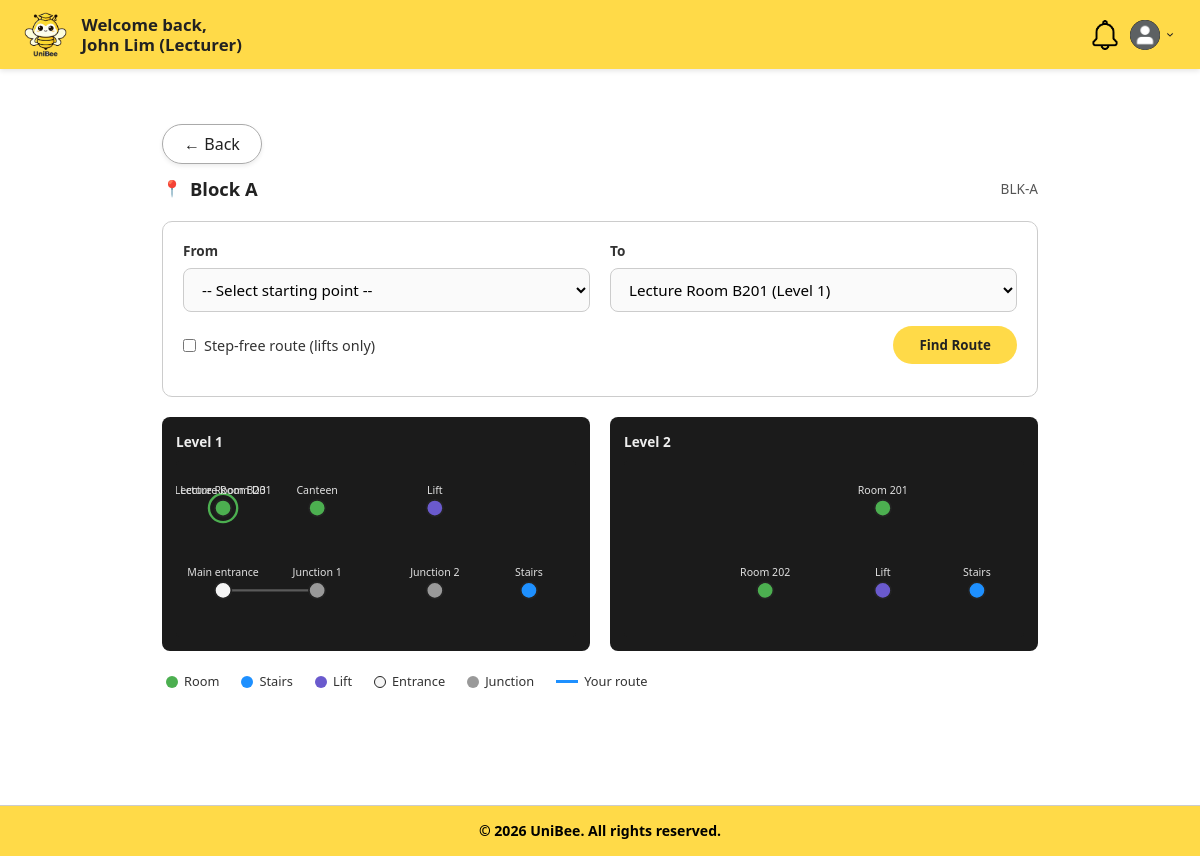
Screenshot of /boundary/facilityLocationTrackingPage.php?facility=1 (signed in) with the database file from the repository.
### tables this page shows
CREATE TABLE CampusBuildings (
    id INT PRIMARY KEY AUTO_INCREMENT,
    universityId INT NOT NULL,
    buildingName VARCHAR(255) NOT NULL,
    buildingCode VARCHAR(50),
    description TEXT,
    status ENUM('active', 'inactive') DEFAULT 'active',
    createdAt DATETIME DEFAULT CURRENT_TIMESTAMP,
    updatedAt DATETIME DEFAULT CURRENT_TIMESTAMP ON UPDATE CURRENT_TIMESTAMP,
    FOREIGN KEY (universityId) REFERENCES Universities(id) ON DELETE CASCADE
);

CREATE TABLE CampusFloors (
    id INT PRIMARY KEY AUTO_INCREMENT,
    buildingId INT NOT NULL,
    floorName VARCHAR(100) NOT NULL,
    floorNumber INT NOT NULL,
    description TEXT,
    status ENUM('active', 'inactive') DEFAULT 'active',
    createdAt DATETIME DEFAULT CURRENT_TIMESTAMP,
    updatedAt DATETIME DEFAULT CURRENT_TIMESTAMP ON UPDATE CURRENT_TIMESTAMP,
    FOREIGN KEY (buildingId) REFERENCES CampusBuildings(id) ON DELETE CASCADE
);

CREATE TABLE NavigationNodes (
    id INT PRIMARY KEY AUTO_INCREMENT,
    floorId INT NOT NULL,
    floorPlanId INT NULL,
    name VARCHAR(100) NOT NULL,
    type ENUM('room','junction','lift','stairs','entrance','exit') DEFAULT 'room',
    x INT NOT NULL,
    y INT NOT NULL,
    pixelX INT NULL,
    pixelY INT NULL,
    facilityId INT NULL,
    createdAt DATETIME DEFAULT CURRENT_TIMESTAMP,
    updatedAt DATETIME DEFAULT CURRENT_TIMESTAMP ON UPDATE CURRENT_TIMESTAMP,
    FOREIGN KEY (floorId) REFERENCES CampusFloors(id) ON DELETE CASCADE,
    FOREIGN KEY (floorPlanId) REFERENCES FloorPlans(id) ON DELETE SET NULL,
    FOREIGN KEY (facilityId) REFERENCES Facilities(id) ON DELETE SET NULL
);

### boundary/facilityLocationTrackingPage.php (the view, shortened to what the rows shown need)
<?php
require_once '../controller/facilityLocationTrackingController.php';
require_once '../database/database.php';
$controller   = new FacilityLocationTrackingController();
$universityId = $_SESSION['university_id'] ?? 0;
$buildingsWithNodes = $controller->getBuildingsWithNodes($universityId);
$requestedBuildingId = isset($_GET['building']) ? (int) $_GET['building'] : 0;
$building = null;
foreach ($buildingsWithNodes as $b) {
    if ((int) $b['id'] === $requestedBuildingId) {
        $building = $b;
        break;
    }
}
$floors   = $building ? $controller->getFloors($building['id']) : [];
$nodes    = $building ? $controller->getNodes($building['id'])   : [];
$edges    = $building ? $controller->getEdges($building['id'])   : [];
$floorPlansByFloor = [];
$nodesByFloor = [];
foreach ($nodes as $n) {
    $nodesByFloor[(int) $n['floorId']][] = $n;
}
$nodeById = [];
foreach ($nodes as $n) {
    $nodeById[(int) $n['id']] = $n;
}
$fromId   = isset($_GET['from']) ? (int) $_GET['from'] : 0;
$toId     = isset($_GET['to'])   ? (int) $_GET['to']   : 0;
$routeEdges = [];
$pad = 40;
$minX = !empty($nodes) ? min(array_column($nodes, 'x')) - $pad : 0;
$minY = !empty($nodes) ? min(array_column($nodes, 'y')) - $pad : 0;
$maxX = !empty($nodes) ? max(array_column($nodes, 'x')) + $pad : 340;
$maxY = !empty($nodes) ? max(array_column($nodes, 'y')) + $pad : 220;
$viewBox = $minX . ' ' . $minY . ' ' . ($maxX - $minX) . ' ' . ($maxY - $minY);
$buildingTitle = $building ? $building['buildingName'] : 'Campus';
$blockLabel    = $building ? $building['buildingCode'] : '';
?>
<!DOCTYPE html>
<html lang="en">
<head>
    <link rel="stylesheet" href="../style.css">
</head>
<body>
    <main class="dashboard">
        <div class="flt-wrapper">
            <div class="flt-title-row">
                <div class="flt-title-left">
                    <span class="flt-pin">📍</span>
                    <h2><?php echo htmlspecialchars($buildingTitle); ?></h2>
                </div>
                <div class="flt-title-right"><?php echo htmlspecialchars($blockLabel); ?></div>
            </div>
            <?php if (!$building || empty($floors)): ?>
                <p class="no-notifications">Campus navigation data is not available yet.</p>
            <?php else: ?>
                <div class="flt-floors">
                    <?php foreach ($floors as $floor): ?>
                        <?php
                            $fid = (int) $floor['id'];
                            $floorNodes = $nodesByFloor[$fid] ?? [];
                            $floorEdges = array_filter($edges, function ($e) use ($fid) {
                                return (int) $e['fromFloorId'] === $fid && (int) $e['toFloorId'] === $fid;
                            });
                        ?>
                        <div class="flt-floor-panel">
                            <div class="flt-floor-label"><?php echo htmlspecialchars($floor['floorName']); ?></div>
                            <?php if (!empty($floorPlansByFloor[$fid])): ?>
                                <?php
                                    $fp = $floorPlansByFloor[$fid];
                                    $xs = array_column($floorNodes, 'pixelX');
                                    $ys = array_column($floorNodes, 'pixelY');
                                    foreach ($floorNodes as $n) {
                                        $xs[] = $n['pixelX'] ?? $n['x'];
                                        $ys[] = $n['pixelY'] ?? $n['y'];
                                    }
                                    $imgW = (int) ($fp['imageWidth']  ?? 0);
                                    $imgH = (int) ($fp['imageHeight'] ?? 0);
                                    if ($imgW <= 0 || $imgH <= 0) {
                                        $pad = 40;
                                        $minX = !empty($xs) ? min($xs) - $pad : 0;
                                        $minY = !empty($ys) ? min($ys) - $pad : 0;
                                        $maxX = !empty($xs) ? max($xs) + $pad : 800;
                                        $maxY = !empty($ys) ? max($ys) + $pad : 600;
                                        $vb = "$minX $minY " . ($maxX - $minX) . " " . ($maxY - $minY);
                                    } else {
                                        $vb = "0 0 $imgW $imgH";
                                    }
                                ?>
                                <div class="flt-floorplan-wrap">
                                    <img src="../<?php echo htmlspecialchars($fp['filePath']); ?>"
                                        alt="Floor plan" class="flt-floorplan-img">
                                    <svg class="flt-floorplan-overlay"
                                        viewBox="<?php echo $vb; ?>"
                                        <?php if ($imgW <= 0 || $imgH <= 0): ?>data-needs-natural-size="1"<?php endif; ?>
                                        preserveAspectRatio="xMidYMid meet">
                                        <?php foreach ($floorEdges as $e):
                                            $a = $nodeById[(int) $e['fromNodeId']] ?? null;
                                            $b = $nodeById[(int) $e['toNodeId']]   ?? null;
                                            if (!$a || !$b) continue;
                                            $ax = $a['pixelX'] ?? $a['x']; $ay = $a['pixelY'] ?? $a['y'];
                                            $bx = $b['pixelX'] ?? $b['x']; $by = $b['pixelY'] ?? $b['y'];
                                        ?>
                                            <line x1="<?php echo $ax; ?>" y1="<?php echo $ay; ?>"
                                                x2="<?php echo $bx; ?>" y2="<?php echo $by; ?>"
                                                stroke="rgba(120,120,120,0.5)" stroke-width="3"/>
                                        <?php endforeach; ?>
                                        <?php foreach ($floorEdges as $e):
                                            $aId = (int) $e['fromNodeId']; $bId = (int) $e['toNodeId'];
                                            if (!isset($routeEdges["$aId-$bId"])) continue;
                                            $a = $nodeById[$aId] ?? null; $b = $nodeById[$bId] ?? null;
                                            if (!$a || !$b) continue;
                                            $ax = $a['pixelX'] ?? $a['x']; $ay = $a['pixelY'] ?? $a['y'];
                                            $bx = $b['pixelX'] ?? $b['x']; $by = $b['pixelY'] ?? $b['y'];
                                        ?>
                                            <line x1="<?php echo $ax; ?>" y1="<?php echo $ay; ?>"
                                                x2="<?php echo $bx; ?>" y2="<?php echo $by; ?>"
                                                stroke="#1e90ff" stroke-width="6"/>
                                        <?php endforeach; ?>
                                        <?php foreach ($floorNodes as $n):
                                            $type = strtolower($n['type']);
                                            $fill = '#4CAF50';
                                            if ($type === 'lift')     $fill = '#6a5acd';
                                            if ($type === 'stairs')   $fill = '#1e90ff';
                                            if ($type === 'entrance') $fill = '#f5f5f5';
                                            if ($type === 'junction') $fill = '#999999';
                                            $nx = $n['pixelX'] ?? $n['x'];
                                            $ny = $n['pixelY'] ?? $n['y'];
                                            $isStart = ($n['id'] == $fromId);
                                            $isEnd   = ($n['id'] == $toId);
                                        ?>
                                            <circle cx="<?php echo $nx; ?>" cy="<?php echo $ny; ?>" r="10"
                                                    fill="<?php echo $fill; ?>" stroke="#222" stroke-width="2"/>
                                            <?php if ($isStart): ?>
                                                <circle cx="<?php echo $nx; ?>" cy="<?php echo $ny; ?>" r="16"
                                                        fill="none" stroke="#1e90ff" stroke-width="3"/>
                                            <?php endif; ?>
                                            <?php if ($isEnd): ?>
                                                <circle cx="<?php echo $nx; ?>" cy="<?php echo $ny; ?>" r="16"
                                                        fill="none" stroke="#4CAF50" stroke-width="3"/>
                                            <?php endif; ?>
                                            <text x="<?php echo $nx; ?>" y="<?php echo $ny - 18; ?>"
                                                text-anchor="middle" font-size="14" fill="#222"
                                                style="font-weight:600; paint-order:stroke; stroke:#fff; stroke-width:3px;">
                                                <?php echo htmlspecialchars($n['name']); ?>
                                            </text>
                                        <?php endforeach; ?>
                                    </svg>
                                </div>
                            <?php else: ?>
                                <svg class="flt-svg" viewBox="<?php echo $viewBox; ?>" preserveAspectRatio="xMidYMid meet">
                                    <?php foreach ($floorEdges as $e):
                                        $a = $nodeById[(int) $e['fromNodeId']] ?? null;
                                        $b = $nodeById[(int) $e['toNodeId']]   ?? null;
                                        if (!$a || !$b) continue;
                                    ?>
                                        <line x1="<?php echo $a['x']; ?>" y1="<?php echo $a['y']; ?>"
                                            x2="<?php echo $b['x']; ?>" y2="<?php echo $b['y']; ?>"
                                            stroke="#5a5a5a" stroke-width="2"/>
                                    <?php endforeach; ?>
                                    <?php foreach ($floorEdges as $e):
                                        $aId = (int) $e['fromNodeId'];
                                        $bId = (int) $e['toNodeId'];
                                        if (!isset($routeEdges["$aId-$bId"])) continue;
                                        $a = $nodeById[$aId] ?? null;
                                        $b = $nodeById[$bId] ?? null;
                                        if (!$a || !$b) continue;
                                    ?>
                                        <line x1="<?php echo $a['x']; ?>" y1="<?php echo $a['y']; ?>"
                                            x2="<?php echo $b['x']; ?>" y2="<?php echo $b['y']; ?>"
                                            stroke="#1e90ff" stroke-width="4"/>
                                    <?php endforeach; ?>
                                    <?php foreach ($floorNodes as $n):
                                        $type = strtolower($n['type']);
                                        $fill = '#4CAF50';
                                        if ($type === 'lift')     $fill = '#6a5acd';
                                        if ($type === 'stairs')   $fill = '#1e90ff';
                                        if ($type === 'entrance') $fill = '#f5f5f5';
                                        if ($type === 'junction') $fill = '#999999';
                                        $isStart = ($n['id'] == $fromId);
                                        $isEnd   = ($n['id'] == $toId);
                                    ?>
                                        <circle cx="<?php echo $n['x']; ?>" cy="<?php echo $n['y']; ?>" r="7"
                                                fill="<?php echo $fill; ?>" stroke="#222" stroke-width="1.5"/>
                                        <?php if ($isStart): ?>
                                            <circle cx="<?php echo $n['x']; ?>" cy="<?php echo $n['y']; ?>" r="12"
                                                    fill="none" stroke="#1e90ff" stroke-width="2"/>
                                        <?php endif; ?>
                                        <?php if ($isEnd): ?>
                                            <circle cx="<?php echo $n['x']; ?>" cy="<?php echo $n['y']; ?>" r="12"
                                                    fill="none" stroke="#4CAF50" stroke-width="2"/>
                                        <?php endif; ?>
                                        <text x="<?php echo $n['x']; ?>" y="<?php echo $n['y'] - 12; ?>"
                                            text-anchor="middle" font-size="9" fill="#e0e0e0">
                                            <?php echo htmlspecialchars($n['name']); ?>
                                        </text>
                                    <?php endforeach; ?>
                                </svg>
                            <?php endif; ?>
                        </div>
                    <?php endforeach; ?>
                </div>
            <?php endif; ?>
        </div>
    </main>
</body>
</html>

### rows the page displays
campusbuildings: buildingName "Block A", buildingCode "BLK-A"
campusfloors: floorName "Level 1"
navigationnodes: name "Main entrance"
navigationnodes: name "Junction 1"
navigationnodes: name "Canteen"
navigationnodes: name "Junction 2"
navigationnodes: name "Lift"
navigationnodes: name "Stairs"
navigationnodes: name "Lecture Room B201"
navigationnodes: name "Lecture Room D3"
campusfloors: floorName "Level 2"
navigationnodes: name "Room 201"
navigationnodes: name "Room 202"
navigationnodes: name "Lift"
navigationnodes: name "Stairs"

### other values shown
$_SESSION['user_name'] "John Lim"
form field to "Lecture Room B201 (Level 1)"
